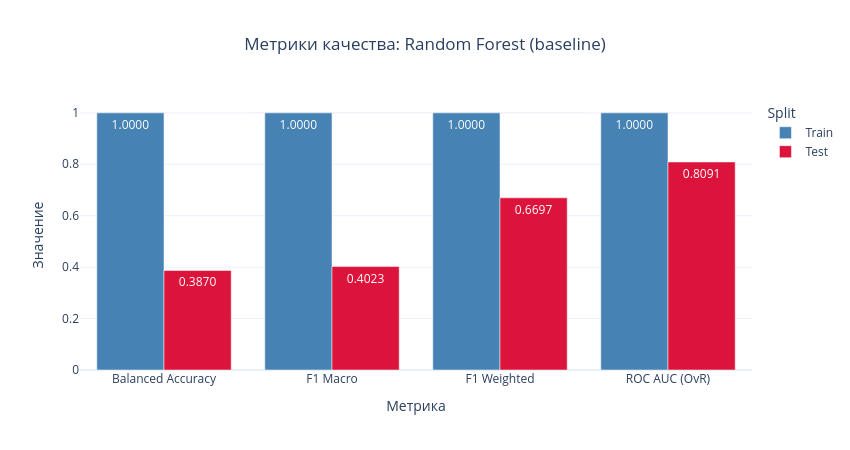
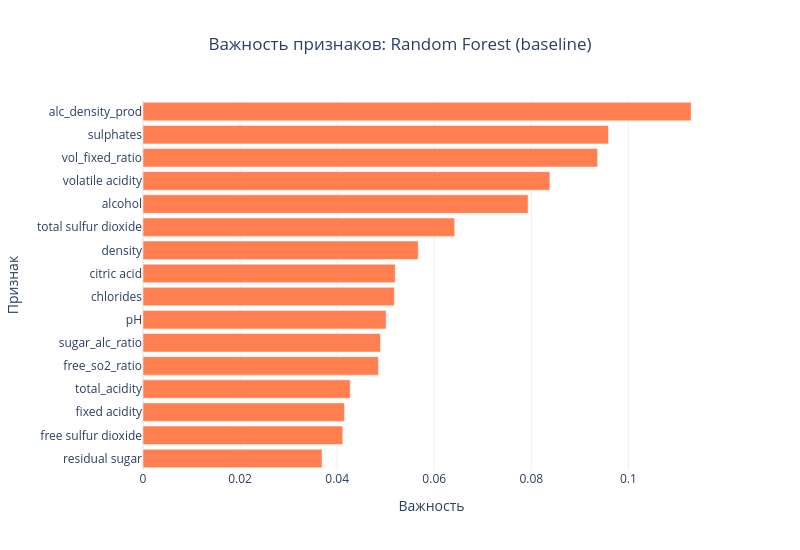

Source (notebook cell) for these figures, in order:
### Markdown cell above
## 3. Обучение Random Forest (базовая модель)

### Code cell
rf_baseline = RandomForestClassifier(
    n_estimators=200,
    max_depth=None,
    class_weight='balanced',
    random_state=RANDOM_STATE,
    n_jobs=-1,
)
rf_baseline.fit(X_train_scaled, y_train)

y_pred_rf_base  = rf_baseline.predict(X_test_scaled)
y_proba_rf_base = rf_baseline.predict_proba(X_test_scaled)

metrics_rf_base_test  = calculate_multiclass_metrics(y_test, y_pred_rf_base, y_proba_rf_base)
y_pred_rf_base_train  = rf_baseline.predict(X_train_scaled)
y_proba_rf_base_train = rf_baseline.predict_proba(X_train_scaled)
metrics_rf_base_train = calculate_multiclass_metrics(y_train, y_pred_rf_base_train, y_proba_rf_base_train)

print('Random Forest (baseline) — Метрики:')
for k, v in metrics_rf_base_test.items():
    print(f'  {k:<22}: {v:.4f}')

print('\nClassification Report (test):')
print(classification_report(
    y_test, y_pred_rf_base,
    target_names=[f'quality={c}' for c in le.classes_],
    zero_division=0,
))

fi_rf_base = pd.DataFrame({
    'feature':    FEATURE_COLS,
    'importance': rf_baseline.feature_importances_,
}).sort_values('importance', ascending=False)

plot_model_report_separate(
    metrics_dict={'train': metrics_rf_base_train, 'test': metrics_rf_base_test},
    feature_importance=fi_rf_base,
    model_name='Random Forest (baseline)',
)

add_result('RF Baseline', '16 features (base + engineered)',
           rf_baseline, X_train_scaled, y_train, X_test_scaled, y_test)

### Figure 1 — Plotly figure (JSON) as saved in the notebook; plotly's stock layout.template omitted (floating-point values rounded to 4 significant figures)
{"data": [{"marker": {"color": "steelblue"}, "name": "Train", "text": ["1.0000", "1.0000", "1.0000", "1.0000"], "textposition": "auto", "type": "bar", "x": ["Balanced Accuracy", "F1 Macro", "F1 Weighted", "ROC AUC (OvR)"], "y": [1, 1, 1, 1]}, {"marker": {"color": "crimson"}, "name": "Test", "text": ["0.3870", "0.4023", "0.6697", "0.8091"], "textposition": "auto", "type": "bar", "x": ["Balanced Accuracy", "F1 Macro", "F1 Weighted", "ROC AUC (OvR)"], "y": [0.387, 0.4023, 0.6697, 0.8091]}], "layout": {"barmode": "group", "height": 450, "legend": {"title": {"text": "Split"}}, "title": {"text": "Метрики качества: Random Forest (baseline)", "x": 0.5, "xanchor": "center"}, "width": 850, "xaxis": {"title": {"text": "Метрика"}}, "yaxis": {"range": [0, 1.05], "title": {"text": "Значение"}}}}

### Figure 2 — Plotly figure (JSON) as saved in the notebook; plotly's stock layout.template omitted (floating-point values rounded to 4 significant figures)
{"data": [{"marker": {"color": "coral"}, "orientation": "h", "type": "bar", "x": [0.03689, 0.04115, 0.04151, 0.04269, 0.0485, 0.04891, 0.05008, 0.05178, 0.05196, 0.0567, 0.0642, 0.07933, 0.08382, 0.09366, 0.09589, 0.1129], "y": ["residual sugar", "free sulfur dioxide", "fixed acidity", "total_acidity", "free_so2_ratio", "sugar_alc_ratio", "pH", "chlorides", "citric acid", "density", "total sulfur dioxide", "alcohol", "volatile acidity", "vol_fixed_ratio", "sulphates", "alc_density_prod"]}], "layout": {"height": 550, "showlegend": false, "title": {"text": "Важность признаков: Random Forest (baseline)", "x": 0.5, "xanchor": "center"}, "width": 800, "xaxis": {"title": {"text": "Важность"}}, "yaxis": {"title": {"text": "Признак"}}}}
